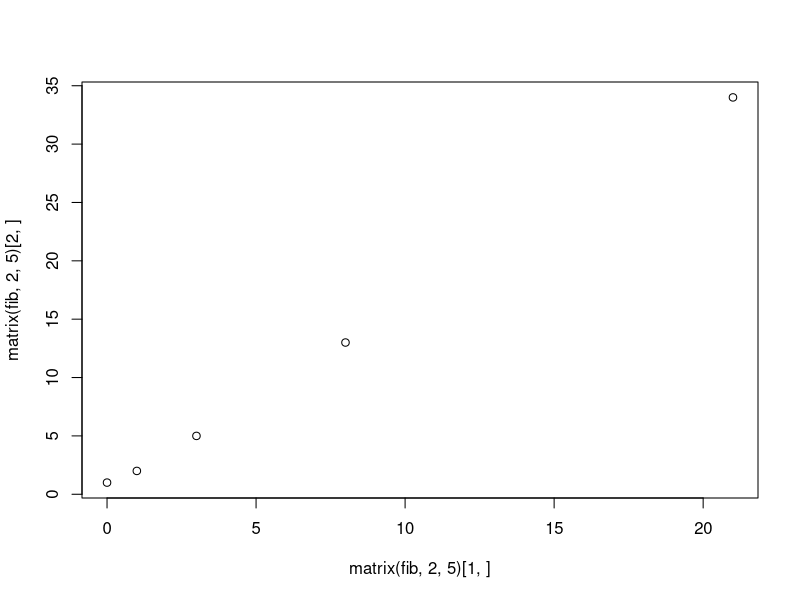

R code for this plot:
print(pi)
print(matrix(c(1, 2, 3, 4), 2, 2))
print("The zero occurs at")
print(2 * pi)
print("radians.")
cat("The zero occurs at", 2 * pi, "radians.", "\n")
fib <- c(0, 1, 1, 2, 3, 5, 8, 13, 21, 34)

plot(matrix(fib,2,5)[1,],matrix(fib,2,5)[2,])

data<-matrix(fib,2,5)
